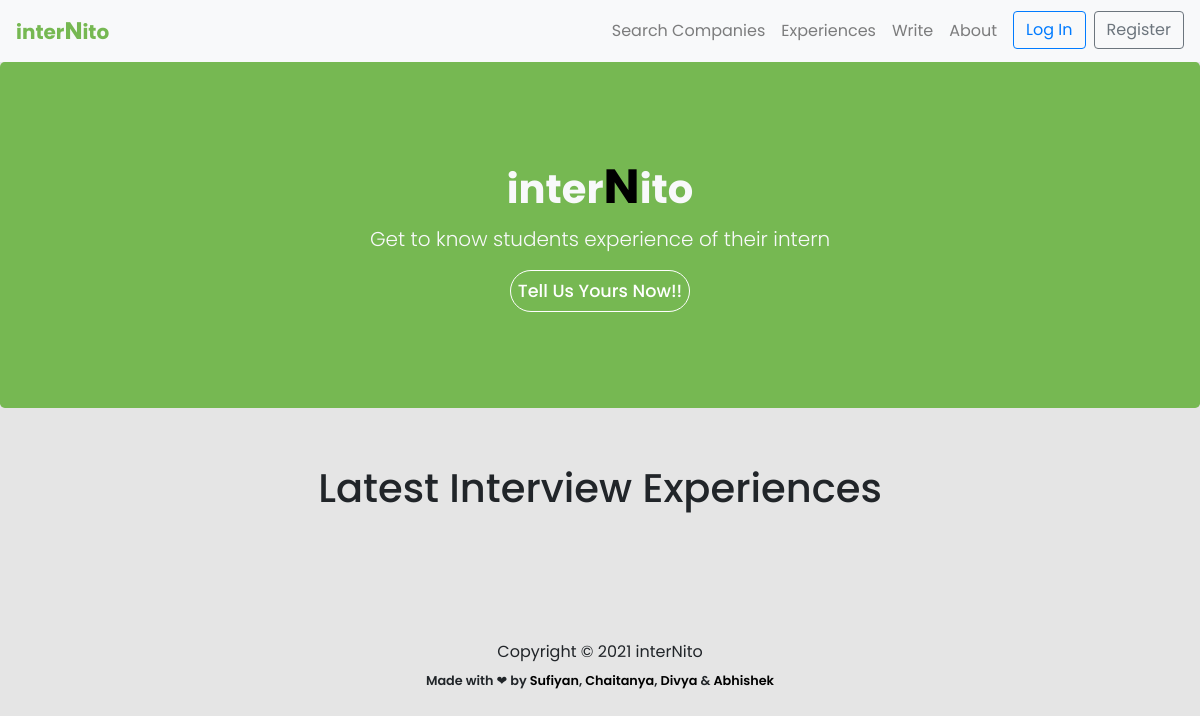
The app's page /, older data.
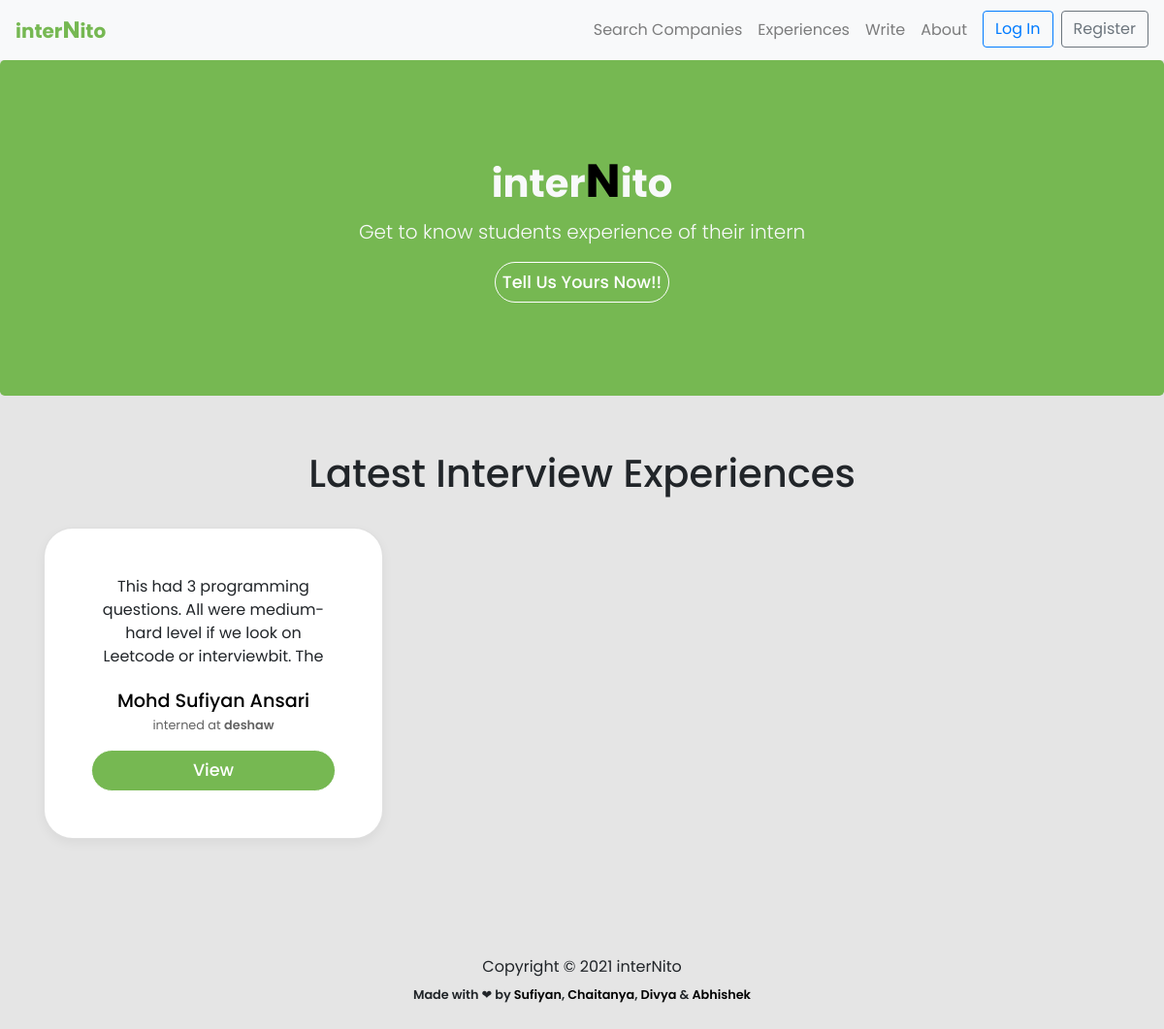
The same page, newer data.
### experience/models.py (models this page shows, shortened)
class Experience(models.Model):
    user = models.ForeignKey(User, on_delete = models.CASCADE)
    name = models.CharField(max_length=80)
    branch = models.CharField(max_length=255,blank=True)
    cgpa_cutoff = models.FloatField(blank=True)
    resume = models.TextField(blank=True)
    batch = models.CharField(max_length=255, blank=True)
    company = models.CharField(max_length=255,blank=False)
    summary = models.TextField(blank=False)
    period = models.CharField(max_length=255,blank=False)
    ot_summary = models.TextField(blank = True)
    ot_question1 = models.TextField(blank = True, null = True)
    ot_question1_link = models.TextField(blank = True, null = True, default = 'NONE')
    ot_question2 = models.TextField(blank = True, null = True)
    ot_question2_link = models.TextField(blank = True, null = True)
    ot_question3 = models.TextField(blank = True, null = True)
    ot_question3_link = models.TextField(blank = True, null = True)
    ot_question4 = models.TextField(blank = True, null = True)
    ot_question4_link = models.TextField(blank = True, null = True)
    round1_details = models.TextField(blank = True, null = True)
    round2_details = models.TextField(blank = True, null = True)
    round3_details = models.TextField(blank = True, null = True)
    final_summary = models.TextField(blank = True, null = True)

### experience/views.py (the view)
# urls.py: path('', views.home,name='home'),
def home(request):
    responses = Experience.objects.all().order_by('-id')[:3]
    return render(request, 'home.html',{'responses':responses})

### templates/home.html (shortened to what this page needs)
{% extends 'base.html' %}
{% load static %}
{% block content %}
<link rel="stylesheet" href="{% static 'css/experience.css' %}" />
<main role="main">
  <section class="jumbotron text-center bg-lime">
    <div class="container text-light">
      <h1><strong>inter<big style="color: black;">N</big>ito</strong></h1>
      <p class="mt-2 lead text-light">
        Get to know students experience of their intern
      </p>
      <a class="btn view-btn" href="{% url 'write'%}">
          Tell Us Yours Now!!
      </a>
    </div>
  </section>
    <div class="album py-5 bg-lime-invert">
    <div class="container">
      <h1 class="mb-4">
        <div class="head p-2" style="text-align: center;">Latest Interview Experiences</div>
      </h1>
      <div class="row">
        {% for response in responses %}
        <div class="col-md-4">
          <div class="card mb-4 box-shadow">
            <div class="card-body p-5 summary-parent">
              <p
                class="card-text summary summary-text"
                style="height: 10ch; text-overflow: ellipsis; overflow: hidden"
              >
                {{response.summary }}
              </p>
              <p class="card-text name">
                <a href="{% url 'profile' response.user.username %}">{{response.name}}</a>
              </p>
              <p class="card-text company capitalize">
                interned at <strong>{{response.company}}</strong>
              </p>
              <a href="{% url  'post' response.pk %}"
                type="button"
                class="
                  btn btn-sm btn-outline-secondary
                  view-btn
                  w-100
                  text-center
                ">
                View
              </a>
            </div>
          </div>
        </div>
        {% endfor %}
      </div>
    </div>
  </div>
</main>
{% endblock content %}

Row changes from the older to the newer data that the page shows:
added Experience: summary "This had 3 programming questions. All were medium-hard level if we look on Leetcode or interviewbit. The…", name "Mohd Sufiyan Ansari", company "deshaw"
